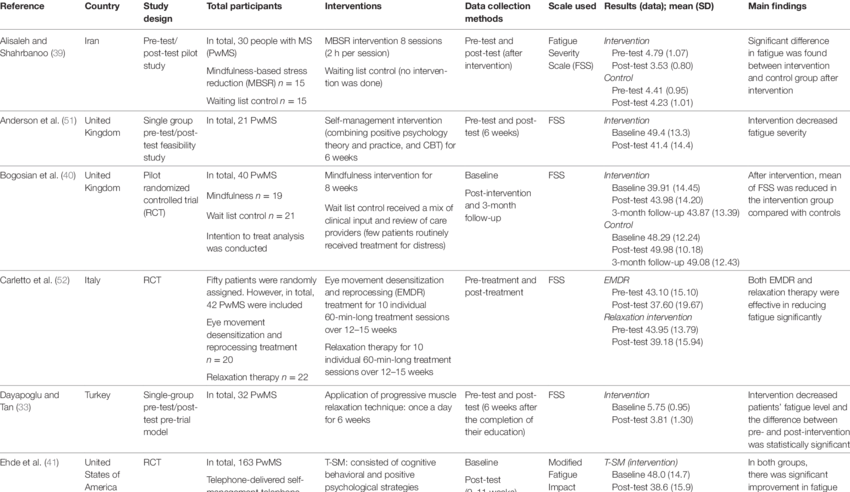
#> input picture image_table.png, 850 x 492 px, found by its file name
$ jupyter execute --allow-errors 'Table and text  Extraction from image.ipynb'   (shell and % lines are left out)   (older library calls are emulated)
#> lines starting #> are read from the running program, lines starting #| are printed output that depends on the picture; after the words box and inside, x2 and y2 are one past the last pixel; in counts of white or black regions, pixels touching at a corner belong together
# Solution for Text extraction from Image

We have started to apply the General Google Pytesseract to an image for text extraction
so we are not able to get particular table formats

[cell 1]
#importing libraries
import cv2  #Computer Vision library

import pandas as pd #For Structuring data

from PIL import Image #Image feature extraction

import pytesseract #OCR


#The line above is necesary to show Matplotlib's plots inside a Jupyter Notebook


from matplotlib import pyplot as plt #plotting the image
from skimage.feature import daisy
from skimage import color,io,exposure

Convert all  images,if any images is in jpeg format to jpg format as everyother image is in jpg format

[cell 2]
# Include tesseract executable in your path
pytesseract.pytesseract.tesseract_cmd = "C:\\Program Files\\Tesseract-OCR\\tesseract"

[cell 3]
# Create an image object of PIL library
image = Image.open('C:\\Users\\XXXXXXX\\Desktop\\Solution For text extraction\\image_table.png')
#> image is the input picture: PIL image 850x492 P; mean R, G, B 244.1, 243.9, 244

#> (a cell that did not finish here is left out)

Data is not in a particular order what we are looking so better we go image preprocessing techniques to have better results

#> (a cell that did not finish here is left out)

Image Preprocessing for extracting the text data from image

[cell 6]
#Loading the images and converting grayscale and Ostu's threshold
image = cv2.imread('image_table.png')
#> image: shape (492, 850, 3)
gray = cv2.cvtColor(image, cv2.COLOR_BGR2GRAY)
thresh = cv2.threshold(gray, 0, 255, cv2.THRESH_BINARY_INV + cv2.THRESH_OTSU)[1]
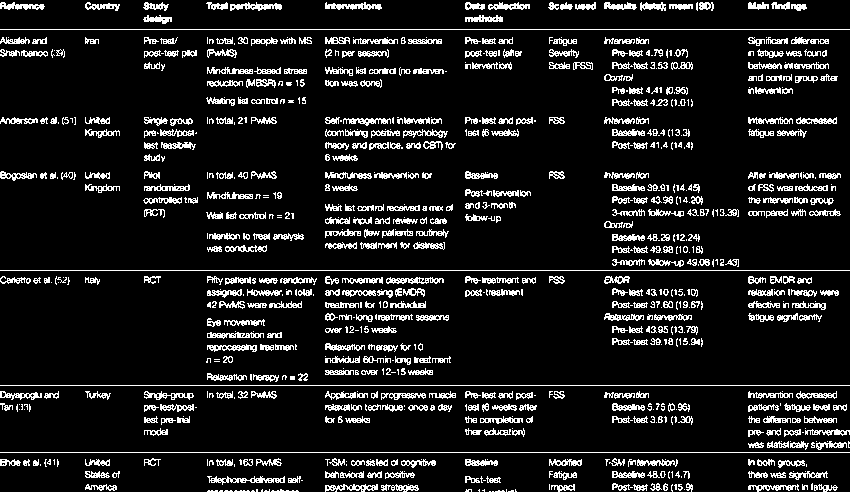
#> thresh: shape (492, 850); 11.2% white in thin lines or dots

[cell 7]
plt.figure(figsize=(16,8))

plt.imshow(thresh)
plt.show()

[cell 8]
# Remove horizontal lines
horizontal_kernel = cv2.getStructuringElement(cv2.MORPH_RECT, (50,1))
detect_horizontal = cv2.morphologyEx(thresh, cv2.MORPH_OPEN, horizontal_kernel, iterations=2)
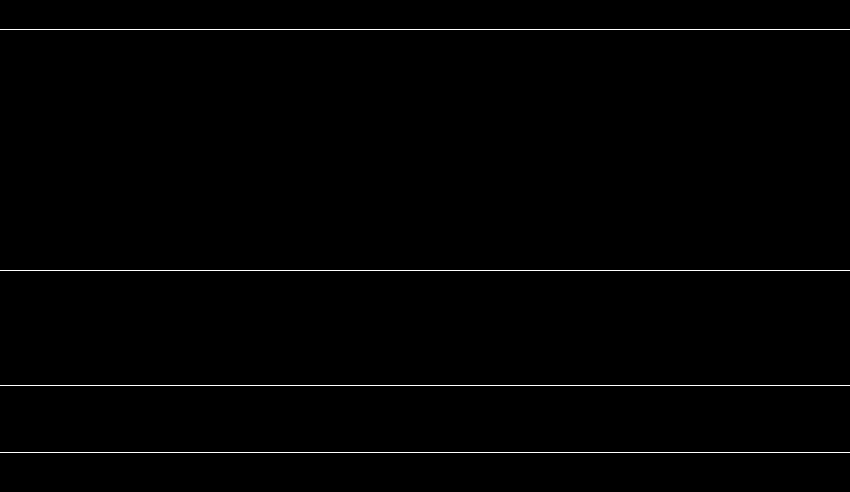
#> detect_horizontal: shape (492, 850); 0.81% white in thin lines or dots, all inside (x1, y1, x2, y2) = (0, 29, 850, 453)
cnts = cv2.findContours(detect_horizontal, cv2.RETR_EXTERNAL, cv2.CHAIN_APPROX_SIMPLE)
#> cnts = 4 contours, all with area under 20
cnts = cnts[0] if len(cnts) == 2 else cnts[1]
for c in cnts:
    cv2.drawContours(thresh, [c], -1, (0,0,0), 2)
#> this loop made 4 passes
#> c on passes 1 to 4: [[0, 452], [849, 452]], [[0, 385], [849, 385]], [[0, 270], [849, 270]], [[0, 29], [849, 29]]
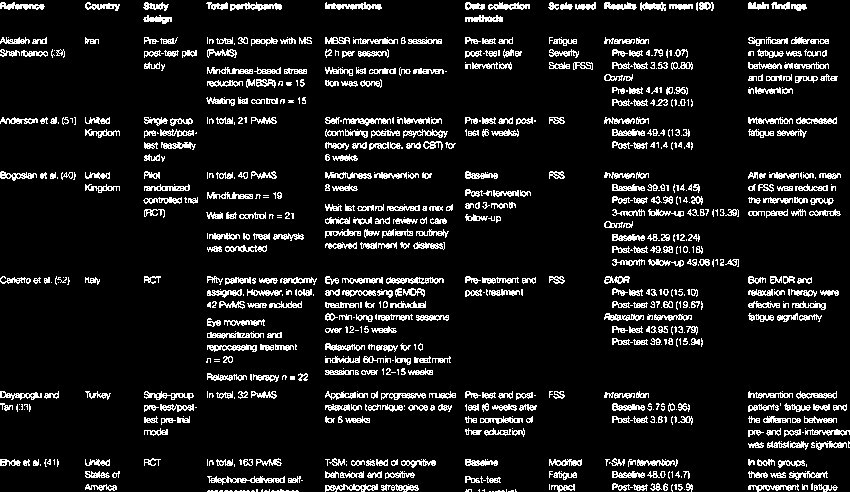
#> thresh: shape (492, 850); 10.4% white in thin lines or dots

[cell 9]
# Remove vertical lines
vertical_kernel = cv2.getStructuringElement(cv2.MORPH_RECT, (1,15))
#> vertical_kernel = [1, 1, 1, 1, 1, 1, 1, 1, 1, 1, 1, 1, 1, 1, 1]
detect_vertical = cv2.morphologyEx(thresh, cv2.MORPH_OPEN, vertical_kernel, iterations=2)
#> detect_vertical: shape (492, 850); every value is 0
cnts = cv2.findContours(detect_vertical, cv2.RETR_EXTERNAL, cv2.CHAIN_APPROX_SIMPLE)
#> cnts = 0 contours
cnts = cnts[0] if len(cnts) == 2 else cnts[1]
#> cnts = []
for c in cnts:
    cv2.drawContours(thresh, [c], -1, (0,0,0), 3)
#> this loop made 0 passes

[cell 10]
# Dilate to connect text and remove dots
kernel = cv2.getStructuringElement(cv2.MORPH_RECT, (10,1))
dilate = cv2.dilate(thresh, kernel, iterations=2)
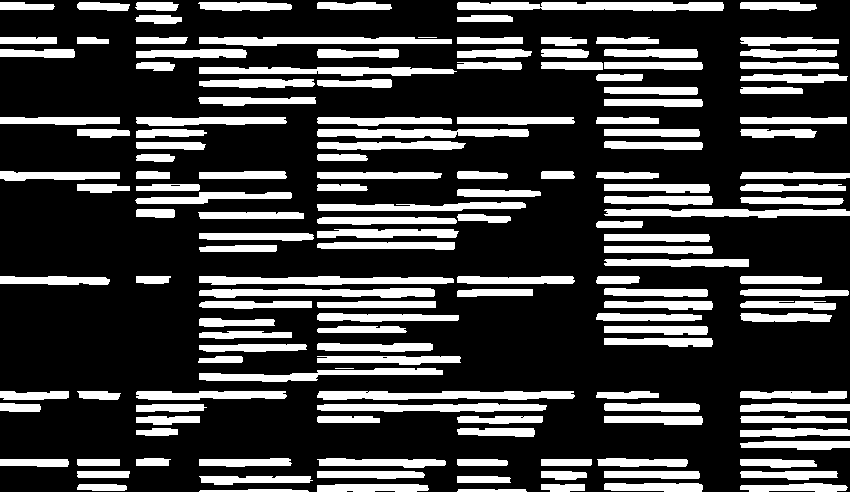
#> dilate: shape (492, 850); 25.5% white; 157 white regions (2 under 20 px)
cnts = cv2.findContours(dilate, cv2.RETR_EXTERNAL, cv2.CHAIN_APPROX_SIMPLE)
#> cnts = 157 contours, 2 with area under 20; largest, box (x1, y1, x2, y2) and area: (457, 2, 724, 11) 1827, (317, 391, 575, 400) 1684, (199, 276, 454, 285) 1536, (199, 288, 435, 298) 1516, (199, 37, 452, 46) 1486
cnts = cnts[0] if len(cnts) == 2 else cnts[1]
for c in cnts:
    area = cv2.contourArea(c)
    if area < 500:
        cv2.drawContours(dilate, [c], -1, (0,0,0), -1)
#> this loop made 157 passes
#> area on passes 1 to 3: 132, 152, 264
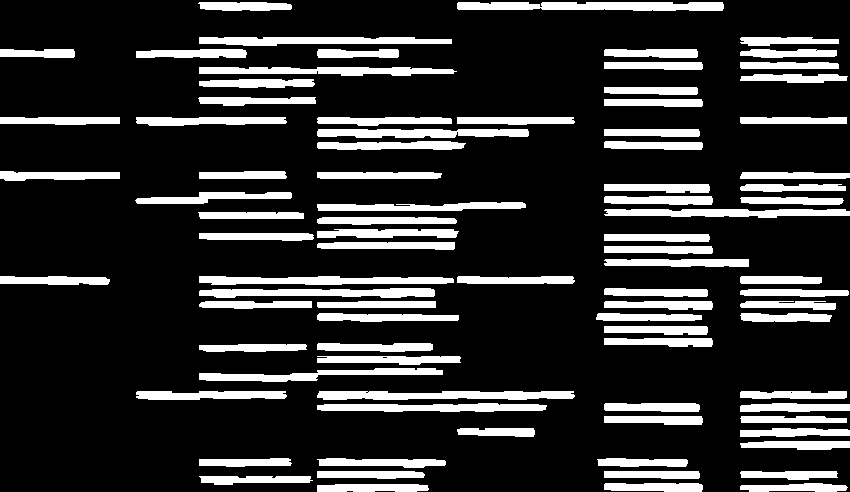
#> dilate: shape (492, 850); 18.9% white; 86 white regions, largest, box (x1, y1, x2, y2) and area: (457, 2, 724, 11) 2105, (317, 391, 575, 400) 1947, (199, 276, 454, 285) 1797

# Bitwise-and to reconstruct image
result = cv2.bitwise_and(image, image, mask=dilate)
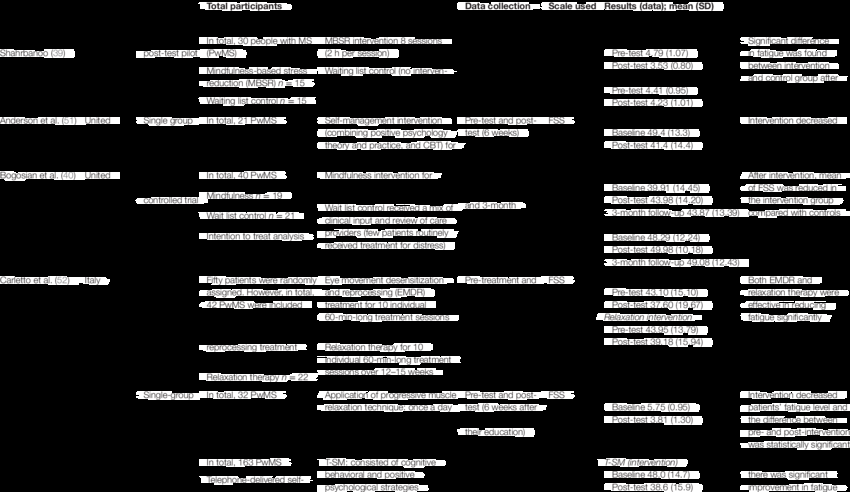
#> result: shape (492, 850, 3); mean B, G, R 40.6, 40.5, 40.7
result[dilate==0] = (255,255,255)
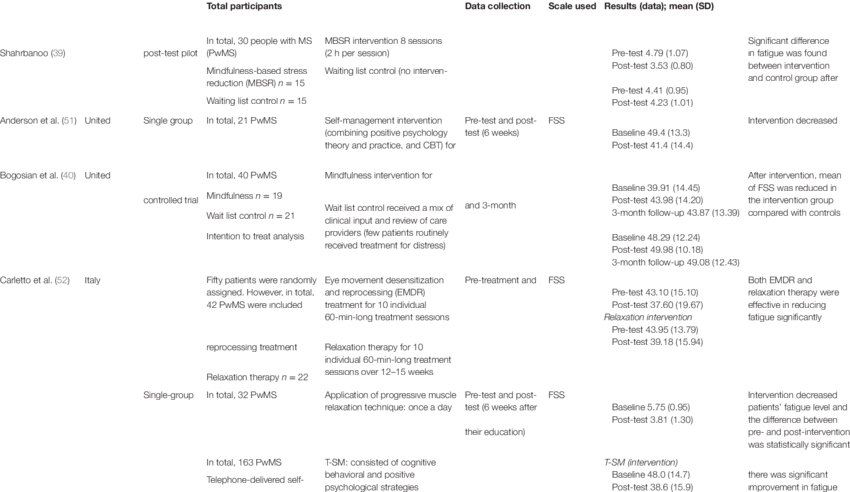
#> result: shape (492, 850, 3); mean B, G, R 247.4, 247.4, 247.5

Bitwise-and to reconstruct image

[cell 11]
plt.figure(figsize=(16,8))

plt.imshow(result)
plt.show()

Remove vertical lines

[cell 12]
plt.figure(figsize=(16,8))

plt.imshow(dilate)
plt.show()

Converting image in to text format, and using OCR processing

#> (a cell that did not finish here is left out)

[cell 14]
import skimage

import skimage.io

from skimage import data

from skimage import color

from skimage.util import view_as_blocks

[cell 15]
from skimage.feature import hog

[cell 16]
image_ = skimage.io.imread('image_table.png')

plt.figure(figsize=(16,8))

plt.imshow(image_,cmap = 'gray')

[cell 17]
fd, hog_image = hog(image_,pixels_per_cell =(52,52),
                    block_norm='L2-Hys',
                   visualize=True,
                   multichannel= True)
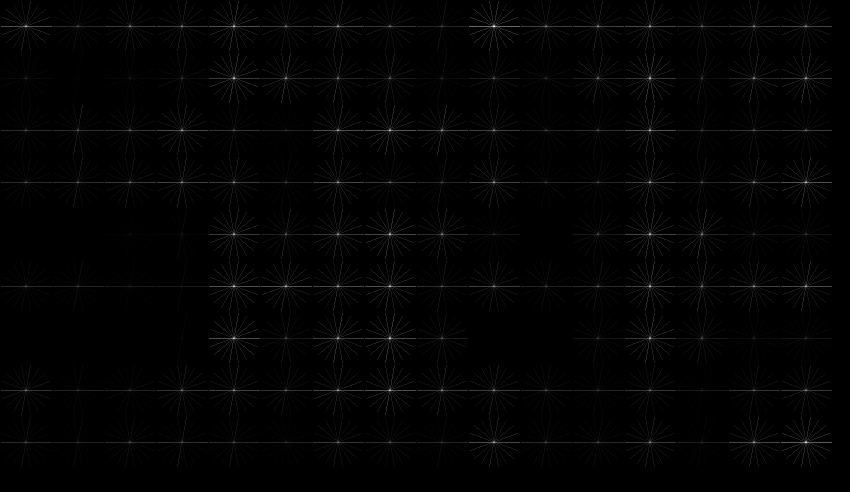
#> hog_image: shape (492, 850) float64; min 0, max 27.86, mean 0.3; drawn with min black and max white
#> fd = 7938 values, max 0.324 at index 4567, min 0 at index 2322, mean 0.0917

[cell 18]
fig,axes = plt.subplots(1,2,figsize =(12,8), sharex=True,sharey=True)

ax = axes.ravel()

ax[0].set_title('Orginal')

ax[0].imshow(image_,cmap = "gray")

hog_image_rescaled = exposure.rescale_intensity(hog_image,in_range=(0,10))
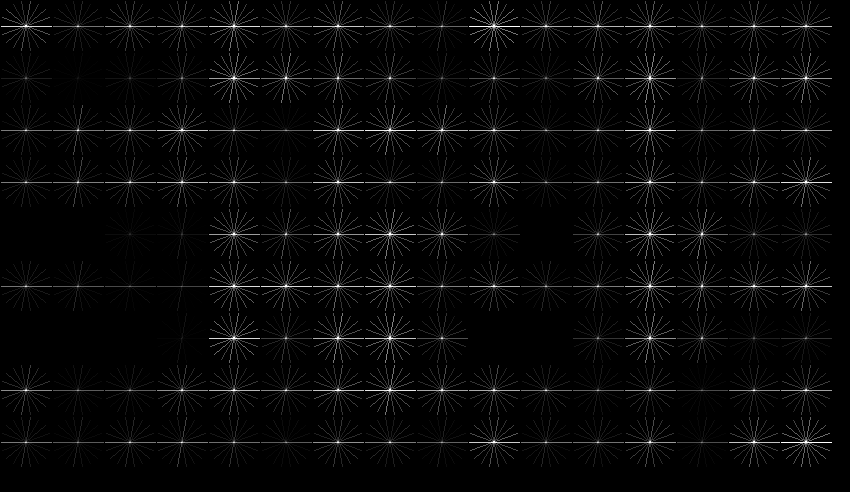
#> hog_image_rescaled: shape (492, 850) float64; min 0, max 1, mean 0.0288

ax[1].set_title('inverted')
ax[1].imshow(hog_image_rescaled,cmap = "gray")


fig.tight_layout()
plt.figure(figsize=(10,13))
plt.show()
